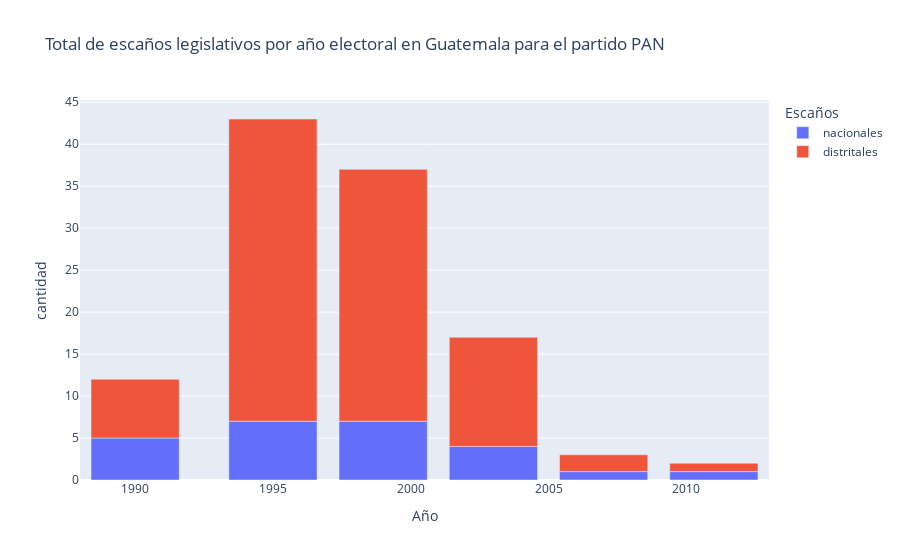
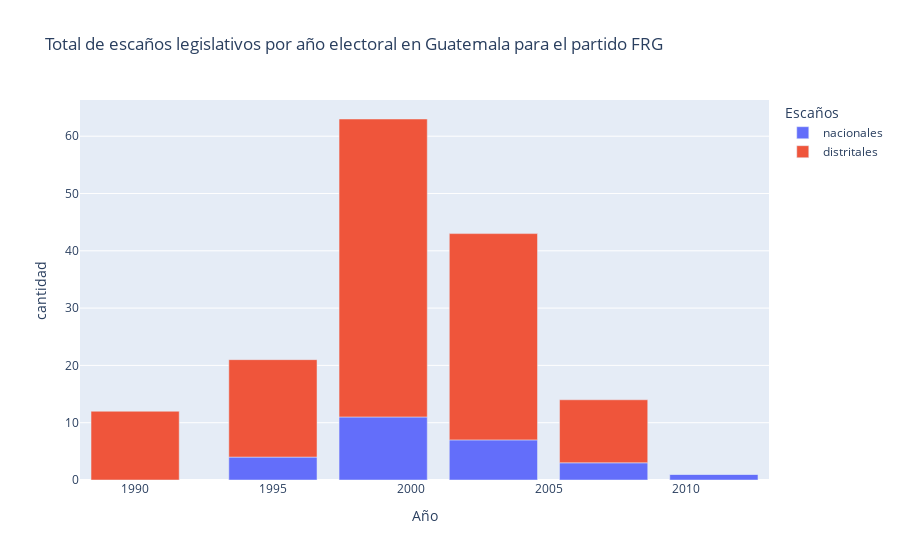

Notebook code for these charts, in order:
### Markdown cell above
## 5. Basado en la pregunta anterior, realice una función que se pueda utilizar para cualquier partido político.

### Code cell
def graficar_escaños(partido):
    # escaños nacionales
    escaños_nac = partidos[partidos['sigla'] == partido][['n85_e', 'n90_e', 'n95_e', 'n99_e', 'n03_e', 'n07_e', 'n11_e']]\
        .rename(columns={'n85_e': 1985, 'n90_e': 1990, 'n95_e': 1995, 'n99_e': 1999, 'n03_e': 2003, 'n07_e': 2007, 'n11_e': 2011})
    escaños_nac = escaños_nac.T.rename(columns=lambda x: 'nacionales')

    # escaños distritales
    escaños_dist = partidos[partidos['sigla'] == partido][['d85_e', 'd90_e', 'd95_e', 'd99_e', 'd03_e', 'd07_e', 'd11_e']]\
        .rename(columns={'d85_e': 1985, 'd90_e': 1990, 'd95_e': 1995, 'd99_e': 1999, 'd03_e': 2003, 'd07_e': 2007, 'd11_e': 2011})
    escaños_dist = escaños_dist.T.rename(columns=lambda x: 'distritales')

    # unir ambos dataframes
    escaños = escaños_dist.join(escaños_nac)
    escaños.fillna(0, inplace=True)

    # filtrar solo por los años despues de la fundacion
    escaños = escaños.loc[escaños.index >= partidos.set_index('sigla').loc[partido, 'fundacion']]

    # graficar
    px.bar(
        escaños,
        x=escaños.index,
        y=['nacionales', 'distritales'],
        title='Total de escaños legislativos por año electoral en Guatemala para el partido ' + partido,
        labels={'variable': 'Escaños', 'value': 'cantidad', 'index': 'Año'},
    ).show()


graficar_escaños('PAN')
graficar_escaños('FRG')

### Figure 1 — Plotly figure (JSON) as saved in the notebook; plotly's stock layout.template omitted (floating-point values rounded to 4 significant figures)
{"data": [{"alignmentgroup": "True", "hovertemplate": "Escaños=nacionales<br>Año=%{x}<br>cantidad=%{y}<extra></extra>", "legendgroup": "nacionales", "marker": {"color": "#636efa", "pattern": {"shape": ""}}, "name": "nacionales", "offsetgroup": "nacionales", "orientation": "v", "showlegend": true, "textposition": "auto", "type": "bar", "x": [1990, 1995, 1999, 2003, 2007, 2011], "xaxis": "x", "y": [5, 7, 7, 4, 1, 1], "yaxis": "y"}, {"alignmentgroup": "True", "hovertemplate": "Escaños=distritales<br>Año=%{x}<br>cantidad=%{y}<extra></extra>", "legendgroup": "distritales", "marker": {"color": "#EF553B", "pattern": {"shape": ""}}, "name": "distritales", "offsetgroup": "distritales", "orientation": "v", "showlegend": true, "textposition": "auto", "type": "bar", "x": [1990, 1995, 1999, 2003, 2007, 2011], "xaxis": "x", "y": [7, 36, 30, 13, 2, 1], "yaxis": "y"}], "layout": {"barmode": "relative", "legend": {"title": {"text": "Escaños"}, "tracegroupgap": 0}, "title": {"text": "Total de escaños legislativos por año electoral en Guatemala para el partido PAN"}, "xaxis": {"anchor": "y", "domain": [0, 1], "title": {"text": "Año"}}, "yaxis": {"anchor": "x", "domain": [0, 1], "title": {"text": "cantidad"}}}}

### Figure 2 — Plotly figure (JSON) as saved in the notebook; plotly's stock layout.template omitted (floating-point values rounded to 4 significant figures)
{"data": [{"alignmentgroup": "True", "hovertemplate": "Escaños=nacionales<br>Año=%{x}<br>cantidad=%{y}<extra></extra>", "legendgroup": "nacionales", "marker": {"color": "#636efa", "pattern": {"shape": ""}}, "name": "nacionales", "offsetgroup": "nacionales", "orientation": "v", "showlegend": true, "textposition": "auto", "type": "bar", "x": [1990, 1995, 1999, 2003, 2007, 2011], "xaxis": "x", "y": [0, 4, 11, 7, 3, 1], "yaxis": "y"}, {"alignmentgroup": "True", "hovertemplate": "Escaños=distritales<br>Año=%{x}<br>cantidad=%{y}<extra></extra>", "legendgroup": "distritales", "marker": {"color": "#EF553B", "pattern": {"shape": ""}}, "name": "distritales", "offsetgroup": "distritales", "orientation": "v", "showlegend": true, "textposition": "auto", "type": "bar", "x": [1990, 1995, 1999, 2003, 2007, 2011], "xaxis": "x", "y": [12, 17, 52, 36, 11, 0], "yaxis": "y"}], "layout": {"barmode": "relative", "legend": {"title": {"text": "Escaños"}, "tracegroupgap": 0}, "title": {"text": "Total de escaños legislativos por año electoral en Guatemala para el partido FRG"}, "xaxis": {"anchor": "y", "domain": [0, 1], "title": {"text": "Año"}}, "yaxis": {"anchor": "x", "domain": [0, 1], "title": {"text": "cantidad"}}}}
